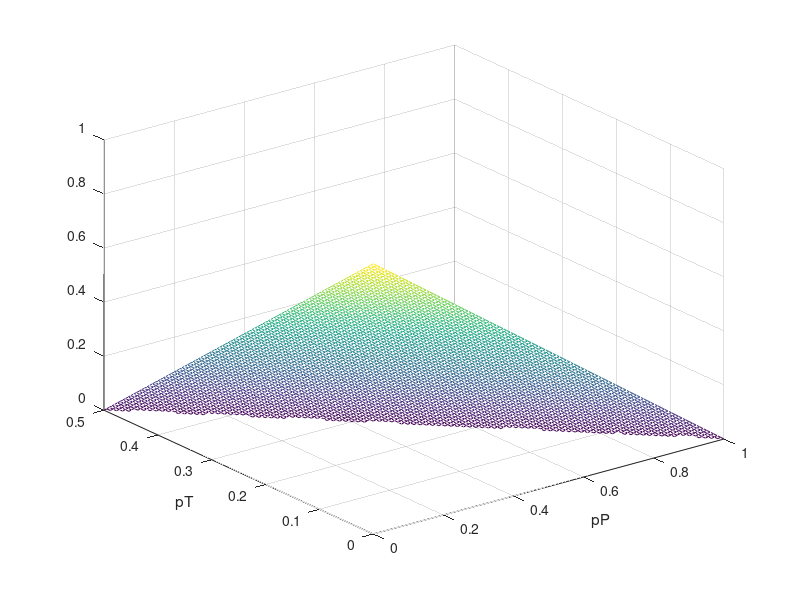
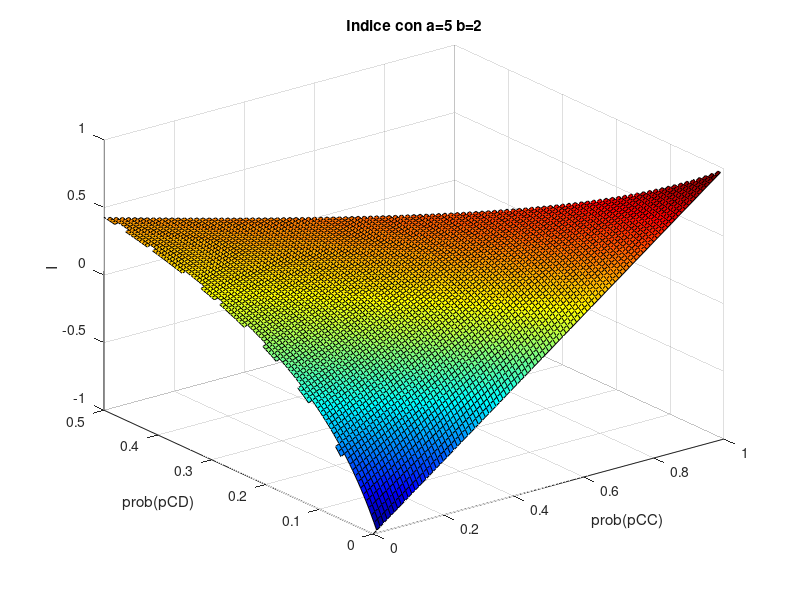

Recreate these plots in MATLAB, in order.
clear all;
close all;
test="dos";
if strcmp(test,"uno")
  % Probabilidaddes para que I=0; 
  r=1;
  a=1:.1:5;
  b=1:.1:2;
  matrix=zeros(length(a),length(b));

  close all;
  for k=[0.0:0.05:0.65]
    matrix=zeros(length(a),length(b));
    for i=1:length(a)
      for j=1:length(b)
        pT=k;%1./a(i)*r;
        pR=(b(j)-a(i)-2)/2 * pT + .5;
        pP=0.5-pR;
        if pR>=0 
          matrix(i,j)=pR;
        endif
      endfor
      
    endfor
    figure;
    imagesc(matrix')
    ch=colormap(jet);
    h=colorbar('eastoutside');
    caxis([0 0.5])
    xlabel('a');
    ylabel('b');
    title(strcat('Color=Prob(CC)  pT=',num2str(pT)));
  endfor

else
  a=5;b=2;
  pRR=1:-0.01:0;
  pT=0:0.005:.5;
  %%%%%%%%%%%%%%%%%%%%%%%%%%%%
  pP=0:0.01:1;
  pR=zeros(length(pT),length(pP));
  for i=1:length(pT)
    pR(:,i)=1-pP'-2*pT(i);
  endfor
  pR(find(pR<0))=NaN;
  figure;
  meshgrid(pP,pT);
  mesh(pP,pT,pR)
  xlabel ("pP");
  ylabel ("pT");
  %%%%%%%%%%%%%%%%%%%%%%%%%%%% xR(1:10,100)  find(xR(1:10,100)>=0)
  I=zeros(length(pT),length(pR));
  I(:,:)=NaN;
  R=zeros(length(pT),length(pR));
  T=zeros(length(pT),length(pR));
  for i=2:length(pRR)
    %[x y]=find(pR<=pRR(i-1)  & pR>=pRR(i));
    [x y]=find(pR<=pRR(i)*1.1  & pR>=pRR(i)*0.99);
    I(i,y)= (2*pRR(i)+(a-b+2).*pT(y)-1) ./ ((a+b-2).*pT(y)+1);
  %    R(:,i)=pR(i)+a*pT';
  %    T(:,i)=1-pR(i)+(b-2)*pT';
  endfor
  figure;
  [xx, yy] = meshgrid (1:-0.01:0, pT);
  %mesh (pT,1:-0.01:0, I,'filled');
  surf(1:-0.01:0, pT,I');
  colormap(jet);
  xlabel ("prob(pCC)");
  ylabel ("prob(pCD)");
  zlabel ("I");
  title ("Indice con a=5 b=2");

%  figure;
%  [xx, yy] = meshgrid (pT, pR);
%  mesh (pT, pR, R');
%  colormap(jet);
endif


%xT=0:0.005:.5;
%xP=0:0.01:1;
%xR=zeros(length(xT),length(xP));
%for i=1:length(xP)
%  xR(:,i)=1-xP(i)-2*xT';
%endfor
%meshgrid(xT,xP);
%xR(find(xR<0))=NaN;
%mesh(xT,xP,xR)
%xlabel ("xT");
%ylabel ("xP");
